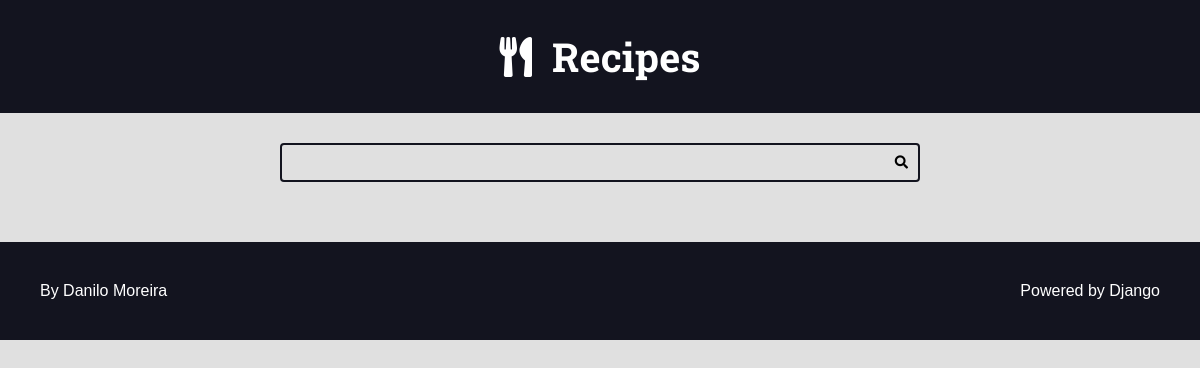
Before: /recipes/category/4/ with the older database file.
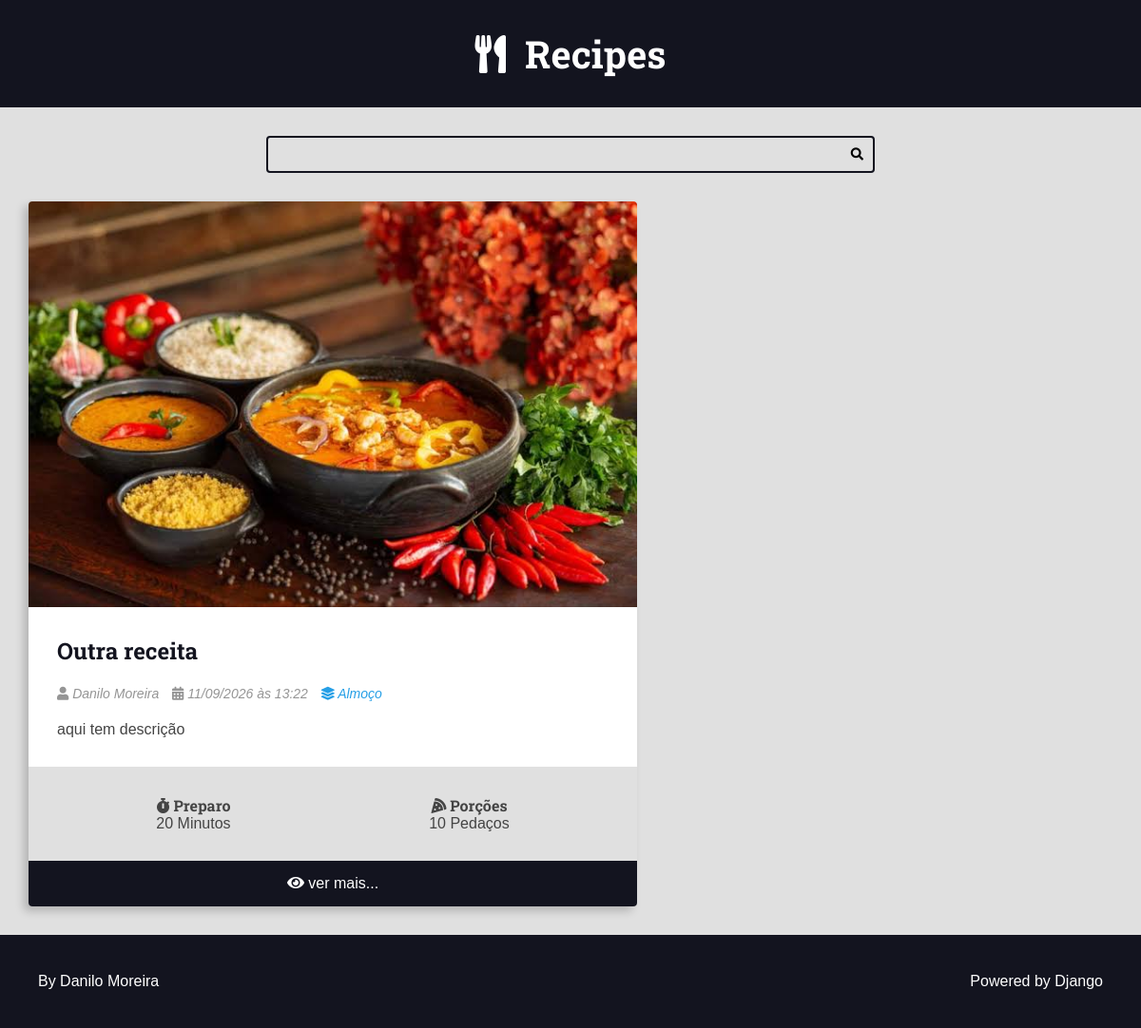
After: the same page with the newer database file.
### recipes/models.py (models this page shows, shortened)
class Recipe(models.Model):
    title = models.CharField(max_length=65)
    description = models.CharField(max_length=165)
    slug = models.SlugField()
    preparation_time = models.IntegerField()
    preparation_time_unit = models.CharField(max_length=65)
    servings = models.IntegerField()
    servings_unit = models.CharField(max_length=65)
    preparation_steps = models.TextField()
    preparation_steps_is_html = models.BooleanField(default=False)
    created_at = models.DateTimeField(auto_now_add=True)
    updated_at = models.DateTimeField(auto_now=True)
    is_published = models.BooleanField(default=False)
    cover = models.ImageField(upload_to='recipes/covers/%Y/%m/%d/', blank=True, default='')
    category = models.ForeignKey(
        Category, on_delete=models.SET_NULL, null=True, blank=True, default=None)
    author = models.ForeignKey(
        User, on_delete=models.SET_NULL, null=True
    )

class Category(models.Model):
    name = models.CharField(max_length=65)

### recipes/views.py (the view)
# urls.py: path('recipes/category/<int:category_id>/',views.category, name="category"),
def category(request, category_id):
    recipes = Recipe.objects.filter(category__id=category_id, is_published=True).order_by('-id')
    return render(request, 'recipes/pages/category.html', context={'recipes': recipes,})

### recipes/templates/recipes/pages/category.html (shortened to what this page needs)
{% extends 'global/base.html' %}
{% block content %}
<div class="main-content main-content-list container">
    {% for recipe in recipes  %}
    {% include 'recipes/partials/recipe.html' %}
    {% endfor %}
</div>
{% endblock content %}

### recipes/templates/recipes/partials/recipe.html (shortened to what this page needs)
<div class="recipe recipe-list-item">
    {% if recipe.cover %}
        <div class="recipe-cover">
            <a href="{% url 'recipes:recipe' recipe.id %}">
                <img src="{{ recipe.cover.url }}" alt="Temporário">
            </a>
        </div>
    {% endif %}
    <div class="recipe-title-container">
        <h2 class="recipe-title">
            <a href="{% url 'recipes:recipe' recipe.id %}">
                {{ recipe.title }}
            </a>
        </h2>
    </div>
    <div class="recipe-author">
        {% if recipe.author is not None%}
            <span class="recipe-author-item">
                <i class="fas fa-user"></i>
                    {% if recipe.author.first_name %}
                        {{ recipe.author.first_name }} {{ recipe.author.last_name }}
                    {% else %}
                        {{ recipe.author.username }}
                    {% endif %}
            </span>
        {% endif %}
        {% if recipe.category is not None %}
            <span class="recipe-author-item">
                <i class="fas fa-calendar-alt"></i>
                {{ recipe.created_at|date:"d/m/Y" }} às {{ recipe.created_at|date:"H:i" }}
            </span>
            <span class="recipe-author-item">
                <a href="{% url 'recipes:category' recipe.category.id %}">
                    <i class="fas fa-layer-group"></i>
                    <span>{{ recipe.category.name }}</span>
                </a>
            </span>
        {% endif %}
    </div>
    <div class="recipe-content">
        <p>{{ recipe.description }}</p>
    </div>
    <div class="recipe-meta-container">
        <div class="recipe-meta recipe-preparation">
            <h3 class="recipe-meta-title"><i class="fas fa-stopwatch"></i> Preparo</h3>
            <div class="recipe-meta-text">
                {{ recipe.preparation_time }} {{ recipe.preparation_time_unit }}
            </div>
        </div>
        <div class="recipe-meta recipe-servings">
            <h3 class="recipe-meta-title"><i class="fas fa-pizza-slice"></i> Porções</h3>
            <div class="recipe-meta-text">
                {{ recipe.servings }} {{ recipe.servings_unit }}
            </div>
        </div>
    </div>
    {% if is_detail_page is not True %}
        <footer class="recipe-footer">
            <a class="recipe-read-more button button-dark button-full-width" href="{% url 'recipes:recipe' recipe.id %}">
                <i class="fas fa-eye"></i>
                <span>ver mais...</span>
            </a>
        </footer>
    {% endif %}
</div>

Changed rows visible on the page:
added Recipe: cover (picture), title "Outra receita", author.first_name "Danilo", author.last_name "Moreira", created_at "11/09/2026", created_at "13:22", category.name "Almoço", description "aqui tem descrição", preparation_time "20", preparation_time_unit "Minutos", servings "10", servings_unit "Pedaços"
